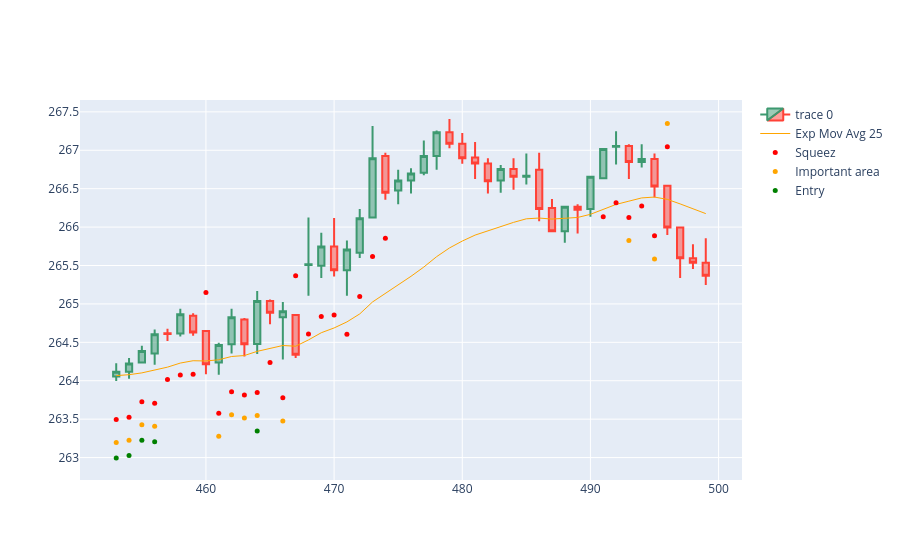

Notebook cell for this chart:
### Code cell
import plotly.io as pio
import plotly.graph_objects as go  

dfpl = df[453:500]

fig = go.Figure(
    data=[
        go.Candlestick(
            x=dfpl.index,
            open=dfpl['Open'],
            high=dfpl['High'],
            low=dfpl['Low'],
            close=dfpl['Close']),
        go.Scatter(
            x=dfpl.index, 
            y=dfpl['ema25'],
            line=dict(color='orange', width=1), 
            name="Exp Mov Avg 25")
    ]
)

fig.add_scatter(x=dfpl.index, y=dfpl['squezzeArea'], mode="markers", marker=dict(size=5, color="red"), name="Squeez")
fig.add_scatter(x=dfpl.index, y=dfpl['squeezeCloseToEmaArea'], mode="markers", marker=dict(size=5, color="orange"), name="Important area")
fig.add_scatter(x=dfpl.index, y=dfpl['posibleBreakArea'], mode="markers", marker=dict(size=5, color="green"), name="Entry")

fig.update_layout(xaxis_rangeslider_visible=False)
fig.show()

### Figure 1 — Plotly figure (JSON) as saved in the notebook; plotly's stock layout.template omitted (floating-point values rounded to 4 significant figures)
{"data": [{"close": [264.1, 264.2, 264.4, 264.6, 264.6, 264.9, 264.6, 264.2, 264.5, 264.8, 264.5, 265.0, 264.9, 264.9, 264.3, 265.5, 265.7, 265.4, 265.7, 266.1, 266.9, 266.4, 266.6, 266.7, 266.9, 267.2, 267.1, 266.9, 266.8, 266.6, 266.8, 266.7, 266.7, 266.2, 265.9, 266.3, 266.2, 266.7, 267.0, 267.1, 266.8, 266.9, 266.5, 266.0, 265.6, 265.5, 265.4], "high": [264.2, 264.3, 264.5, 264.7, 264.7, 264.9, 264.9, 264.6, 264.5, 264.9, 264.8, 265.2, 265.1, 265.0, 264.9, 266.1, 265.9, 266.1, 265.8, 266.2, 267.3, 267.0, 266.7, 266.8, 267.1, 267.3, 267.4, 267.2, 267.1, 266.9, 266.8, 266.9, 267.0, 267.0, 266.4, 266.3, 266.3, 266.7, 267.0, 267.2, 267.1, 267.1, 267.0, 266.5, 266.0, 265.8, 265.9], "low": [264.0, 264.0, 264.2, 264.2, 264.5, 264.6, 264.6, 264.1, 264.1, 264.4, 264.3, 264.3, 264.7, 264.3, 264.3, 265.1, 265.3, 265.4, 265.1, 265.6, 266.1, 266.4, 266.3, 266.4, 266.7, 266.7, 267.0, 266.8, 266.6, 266.4, 266.4, 266.5, 266.6, 266.1, 265.9, 265.8, 265.9, 266.1, 266.6, 266.8, 266.6, 266.8, 266.4, 265.9, 265.3, 265.5, 265.2], "open": [264.1, 264.1, 264.2, 264.4, 264.6, 264.6, 264.8, 264.6, 264.2, 264.5, 264.8, 264.5, 265.0, 264.8, 264.9, 265.5, 265.5, 265.7, 265.4, 265.7, 266.1, 266.9, 266.5, 266.6, 266.7, 266.9, 267.2, 267.1, 266.9, 266.8, 266.6, 266.8, 266.7, 266.7, 266.2, 265.9, 266.3, 266.2, 266.6, 267.0, 267.1, 266.8, 266.9, 266.5, 266.0, 265.6, 265.5], "type": "candlestick", "x": [453, 454, 455, 456, 457, 458, 459, 460, 461, 462, 463, 464, 465, 466, 467, 468, 469, 470, 471, 472, 473, 474, 475, 476, 477, 478, 479, 480, 481, 482, 483, 484, 485, 486, 487, 488, 489, 490, 491, 492, 493, 494, 495, 496, 497, 498, 499]}, {"line": {"color": "orange", "width": 1}, "name": "Exp Mov Avg 25", "type": "scatter", "x": [453, 454, 455, 456, 457, 458, 459, 460, 461, 462, 463, 464, 465, 466, 467, 468, 469, 470, 471, 472, 473, 474, 475, 476, 477, 478, 479, 480, 481, 482, 483, 484, 485, 486, 487, 488, 489, 490, 491, 492, 493, 494, 495, 496, 497, 498, 499], "y": [264.1, 264.1, 264.1, 264.1, 264.2, 264.2, 264.3, 264.3, 264.3, 264.3, 264.3, 264.4, 264.4, 264.5, 264.4, 264.5, 264.6, 264.7, 264.8, 264.9, 265.0, 265.1, 265.2, 265.4, 265.5, 265.6, 265.7, 265.8, 265.9, 265.9, 266.0, 266.1, 266.1, 266.1, 266.1, 266.1, 266.1, 266.2, 266.2, 266.3, 266.3, 266.4, 266.4, 266.4, 266.3, 266.2, 266.2]}, {"marker": {"color": "red", "size": 5}, "mode": "markers", "name": "Squeez", "type": "scatter", "x": [453, 454, 455, 456, 457, 458, 459, 460, 461, 462, 463, 464, 465, 466, 467, 468, 469, 470, 471, 472, 473, 474, 475, 476, 477, 478, 479, 480, 481, 482, 483, 484, 485, 486, 487, 488, 489, 490, 491, 492, 493, 494, 495, 496, 497, 498, 499], "y": [263.5, 263.5, 263.7, 263.7, 264.0, 264.1, 264.1, 265.1, 263.6, 263.9, 263.8, 263.8, 264.2, 263.8, 265.4, 264.6, 264.8, 264.9, 264.6, 265.1, 265.6, 265.9, null, null, null, null, null, null, null, null, null, null, null, null, null, null, null, null, 266.1, 266.3, 266.1, 266.3, 265.9, 267.0, null, null, null]}, {"marker": {"color": "orange", "size": 5}, "mode": "markers", "name": "Important area", "type": "scatter", "x": [453, 454, 455, 456, 457, 458, 459, 460, 461, 462, 463, 464, 465, 466, 467, 468, 469, 470, 471, 472, 473, 474, 475, 476, 477, 478, 479, 480, 481, 482, 483, 484, 485, 486, 487, 488, 489, 490, 491, 492, 493, 494, 495, 496, 497, 498, 499], "y": [263.2, 263.2, 263.4, 263.4, null, null, null, null, 263.3, 263.6, 263.5, 263.5, null, 263.5, null, null, null, null, null, null, null, null, null, null, null, null, null, null, null, null, null, null, null, null, null, null, null, null, null, null, 265.8, null, 265.6, 267.3, null, null, null]}, {"marker": {"color": "green", "size": 5}, "mode": "markers", "name": "Entry", "type": "scatter", "x": [453, 454, 455, 456, 457, 458, 459, 460, 461, 462, 463, 464, 465, 466, 467, 468, 469, 470, 471, 472, 473, 474, 475, 476, 477, 478, 479, 480, 481, 482, 483, 484, 485, 486, 487, 488, 489, 490, 491, 492, 493, 494, 495, 496, 497, 498, 499], "y": [263.0, 263.0, 263.2, 263.2, null, null, null, null, null, null, null, 263.3, null, null, null, null, null, null, null, null, null, null, null, null, null, null, null, null, null, null, null, null, null, null, null, null, null, null, null, null, null, null, null, null, null, null, null]}], "layout": {"autosize": true, "xaxis": {"autorange": true, "range": [450.1, 501.9], "rangeslider": {"visible": false, "yaxis": {}}, "type": "linear"}, "yaxis": {"autorange": true, "range": [262.7, 267.7], "type": "linear"}}}
